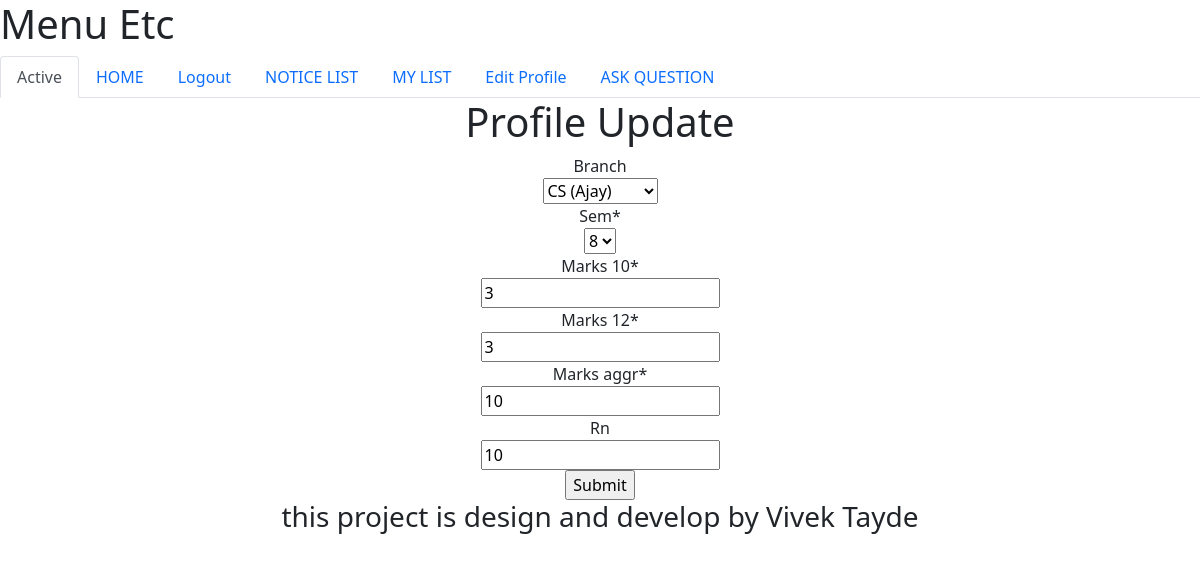
Page /college/profile/edit/1 (signed in) on the committed database.
### college/models.py (models this page shows, shortened)
class Profile(models.Model):
    user = models.OneToOneField(to=User,on_delete=CASCADE)  # OneTOOneField iska matlab hai ki ak user ka ak hi profile hoga ak nam ka user 2 profile nhi bana sakta
    branch = models.ForeignKey(to=Branch, on_delete=CASCADE, null=True,blank=True)  # profile table me bhi ak fild hoga brach name se jisme student apni brach fild karega
    sem = models.IntegerField(default=1, choices=((1, 1), (2, 2), (3, 3), (4, 4), (5, 5), (6, 6), (7, 7), (8,8)))  # default=1 iska matlab ki 1 default show hoga field me or choice=(1,1)...(8,8) isme ak field me show ke liye or ak database me show ke liye hai
    marks_10 = models.IntegerField(default=0, validators=[MinValueValidator(0), MaxValueValidator(
        100)])  # o se kam or 100 se jyada number nhi lega
    marks_12 = models.IntegerField(default=0, validators=[MinValueValidator(0), MaxValueValidator(100)])
    marks_aggr = models.IntegerField(default=0, validators=[MinValueValidator(0), MaxValueValidator(100)])
    rn = models.IntegerField(validators=[MinValueValidator(1)], null=True, blank=True,unique=True)  # unique=True iska matlab hai ki ak rol number ke do student nhi lega rn sabhi ka unique hona chahiye , aise hi ham email ko bhi unique bana sakte hai
    pn = models.CharField(validators=[RegexValidator("^0?[5-9]{1}\d{9}$")], max_length=15, null=True, blank=True)

### college/views.py (the view)
# urls.py: path('profile/edit/<int:pk>', views.ProfileUpdateView.as_view(success_url="/college/home")),
@method_decorator(login_required, name="dispatch")
class ProfileUpdateView(UpdateView):# update karne ke liye par iska html page  banega profile table hai usko update karna hai to profile_form.html agar hamare pass notice name ke tale ko update karna hota to notice_form.html ke nam se bnate
    model = Profile
    fields = ["branch", "sem", "marks_10", "marks_12", "marks_aggr", "rn"]

### college/models.py (called while the page is built)
    def __str__(self):
        return "%s (%s)" % (self.name, self.hod) # multipale  string sow karane ke liye database me  brach,hod dono show karega

### college/templates/college/profile_form.html (shortened to what this page needs)
{% extends 'base.html' %}
{% block content %}
{% load crispy_forms_tags %}
<center>
<h1>Profile Update</h1>
<form enctype="multipart/form-data" method="post">
{{form | crispy}}
<input type="submit" />
</form>
    </center>
{% endblock %}

### rows in the picture
Profile: branch "CS (Ajay)", sem "8", marks_10 "3", marks_12 "3", marks_aggr "10", rn "10"
